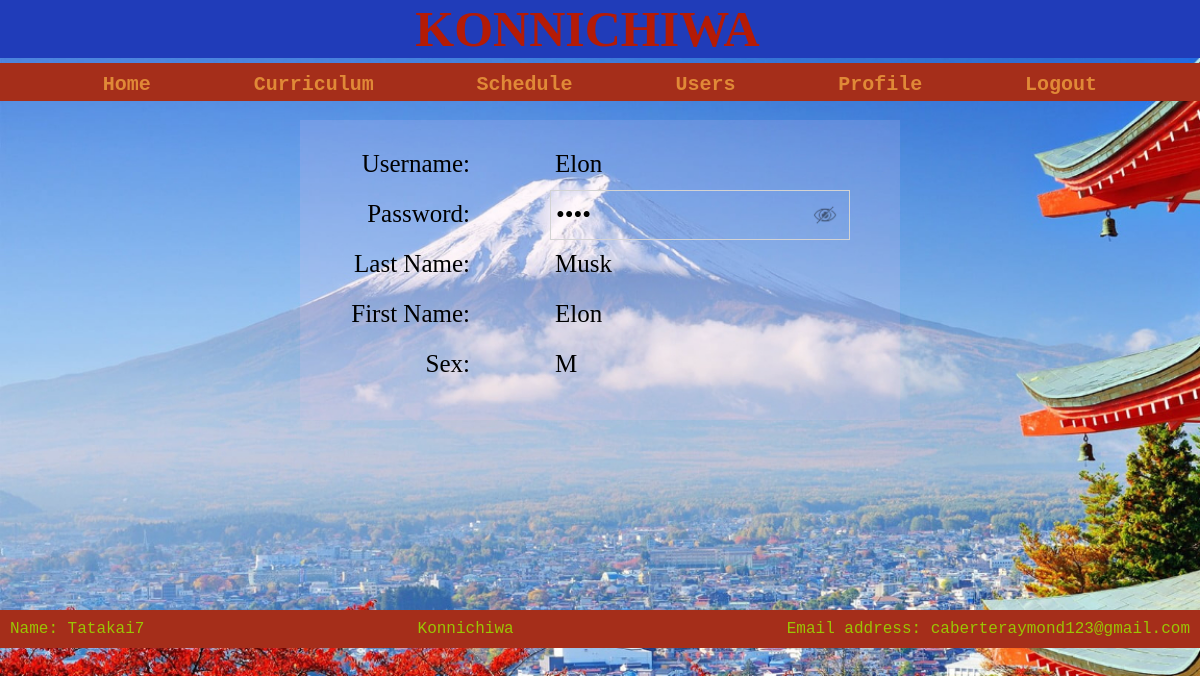
The app's page /?pg=profile (signed in) with its own data.
### tables this page shows
CREATE TABLE `students` (
  `id` int(10) NOT NULL,
  `uname` varchar(30) NOT NULL,
  `pass` varchar(20) NOT NULL,
  `Fname` varchar(30) NOT NULL,
  `Lname` varchar(30) NOT NULL,
  `Sex` varchar(1) NOT NULL
);

### dbcon/functions.php (called while the page is built, shortened)
<?php
    include $_SERVER['DOCUMENT_ROOT'] . "../ray2/dbcon/connect.php";
    function users_by_uname($uname){
        global $db;
        $sql = "SELECT * FROM `students` WHERE uname='$uname'";
        $result = $db->query($sql);
        $value = $result->fetch_assoc();
        return $value;
    }
?>

### inc/profile.php (the view, shortened to what this page needs)
<?php
    if(isset($_SESSION['uname'])){
        $uname=$_SESSION['uname'];
    }
    include '../ray2/dbcon/functions.php';
    $users = users_by_uname($uname);
    $uname = $users['uname'];
    $pass = $users['pass'];
    $Fname = $users['Fname'];
    $Lname = $users['Lname'];
    $Sex = $users['Sex'];
?>
<head>
    <link rel="stylesheet" href="css/profile.css">
</head>
<body>
    <div id="container">
        <div id="info">
            <div id="label">Username:</div>
            <div id="value"><?php echo $uname; ?></div>
        </div>
        <div id="info">
            <div id="label">Password:</div>
            <div id="pass">
                <input id="password" type="password" name="pass" value="<?php echo $pass; ?>">
                <span onclick="EyeProf()">
                    <img id="eye1" src="imgs/password/hide.png" alt="hide">
                </span>
            </div>
        </div>
        <div id="info">
            <div id="label">Last Name:</div>
            <div id="value"><?php echo $Lname; ?></div>
        </div>
        <div id="info">
            <div id="label">First Name:</div>
            <div id="value"><?php echo $Fname; ?></div>
        </div>
        <div id="info">
            <div id="label">Sex:</div>
            <div id="value"><?php echo $Sex; ?></div>
        </div>
    </div>
</body>

### css/index.css (style rules this page uses)
* { padding: 0; margin: 0; box-sizing: border-box; font-family: Segoe Print; }
body { background-size: 100% 100%; background-repeat: no-repeat; background-attachment: fixed; }
span { color: #1f0313; font-family: Comic Sans Ms; }

### css/profile.css (style rules this page uses)
#container { margin: 0 auto; width: 600px; height: 300px; background-color: rgba(255, 202, 235, 0.151); font-size: 20px; padding-left: 20px; padding-top: 20px; padding-right: 50px; margin-bottom: 190px; }
#info { display: flex; width: 100%; height: 50px; margin: 0 auto; justify-content: space-between; }
#value { font-size: 25px; width: 300px; padding-top: 10px; padding-left: 5px; }
#label { text-align: end; width: 150px; font-size: 25px; padding-top: 10px; }
#pass { height: 100%; width: 300px; display: flex; border: 1px lightgrey solid; }
#pass input { font-size: 25px; width: 250px; border: none; padding-left: 5px; background: none; }
#eye1 { opacity: 50%; height: 100%; padding: 10px; background: none; }

### records on screen
students: uname "Elon", Lname "Musk", Fname "Elon", Sex "M"
